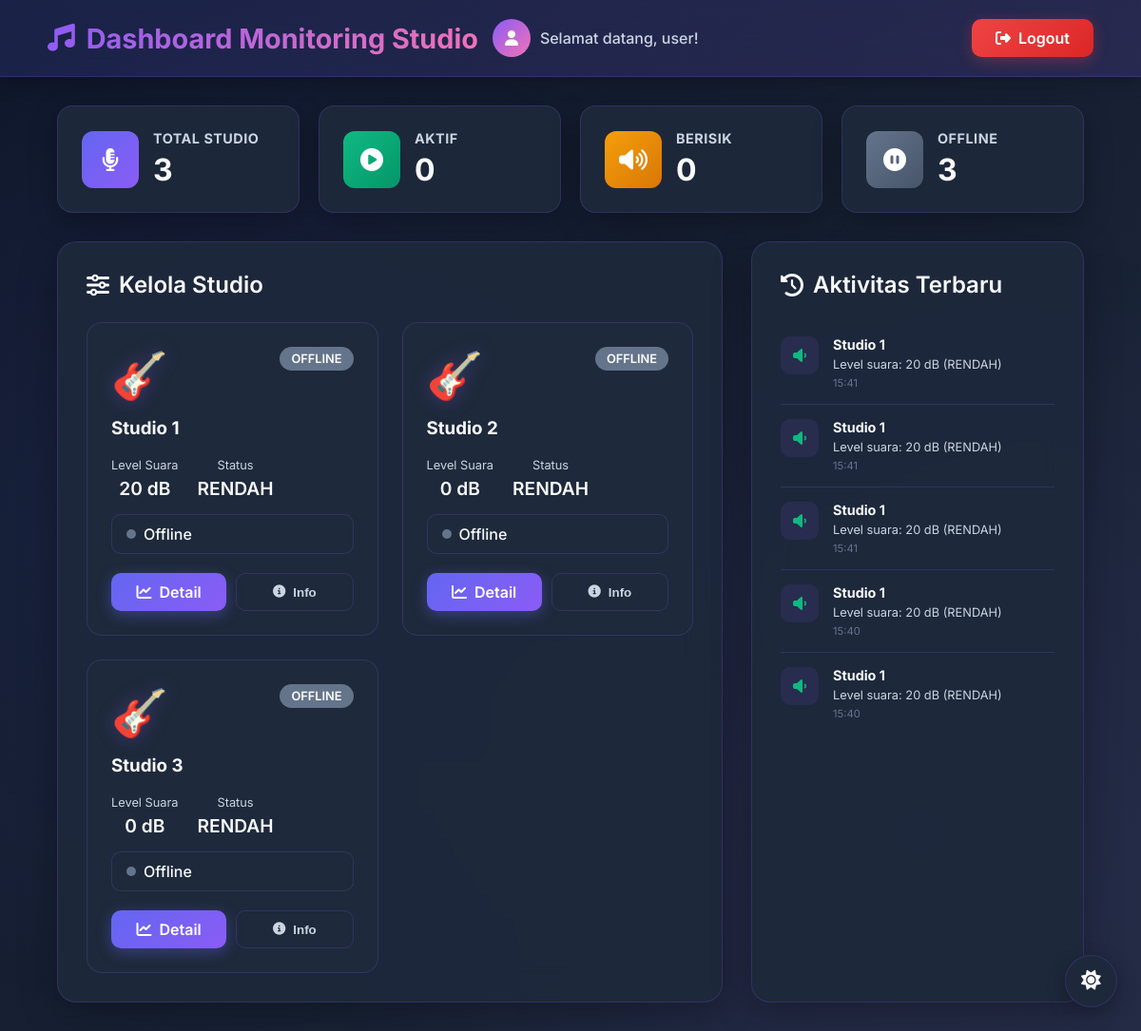
The app's page /dashboard.php (signed in) with its own data.
### tables this page shows
CREATE TABLE `studios` (
  `studio_id` int(11) NOT NULL,
  `studio_name` varchar(50) NOT NULL
);

CREATE TABLE `sensor_log` (
  `id` int(11) NOT NULL,
  `studio_id` int(11) NOT NULL,
  `lamp_id` int(11) NOT NULL,
  `sound_level` int(11) NOT NULL,
  `sound_status` varchar(20) DEFAULT NULL,
  `created_at` timestamp NOT NULL DEFAULT current_timestamp()
);

### dashboard.php (the view, shortened to what this page needs)
<?php
include "koneksi.php";
$studios = mysqli_query($conn, "
    SELECT s.studio_id, s.studio_name,
        (SELECT sound_level FROM sensor_log
         WHERE studio_id = s.studio_id
         ORDER BY created_at DESC LIMIT 1) AS sound_level,
        (SELECT sound_status FROM sensor_log
         WHERE studio_id = s.studio_id
         ORDER BY created_at DESC LIMIT 1) AS sound_status,
        (SELECT created_at FROM sensor_log
         WHERE studio_id = s.studio_id
         ORDER BY created_at DESC LIMIT 1) AS last_update
    FROM studios s
    ORDER BY s.studio_id ASC
");
$studio_data = [];
$total_studios = 0;
$active_studios = 0;
$noisy_studios = 0;
while ($s = mysqli_fetch_assoc($studios)) {
    $total_studios++;
    $is_active = false;
    $s['is_active'] = $is_active;
    $studio_data[] = $s;
}
?>
<!DOCTYPE html>
<html lang="id" data-theme="dark">
<head>
  <link rel="stylesheet" href="https://cdnjs.cloudflare.com/ajax/libs/font-awesome/6.4.0/css/all.min.css">
</head>
<body>
  <div class="theme-toggle">
    <button class="theme-btn" id="themeToggle">
      <i class="fas fa-moon"></i>
    </button>
  </div>
  <div class="header">
    <div class="header-content">
      <h1><i class="fas fa-music"></i> Dashboard Monitoring Studio</h1>
      <div class="user-info">
        <div class="user-avatar">
          <i class="fas fa-user"></i>
        </div>
        <span>Selamat datang, <?php echo $_SESSION['username'] ?? 'Admin'; ?>!</span>
      </div>
    </div>
    <a href="logout.php" class="logout-btn"><i class="fas fa-sign-out-alt"></i> Logout</a>
  </div>
  <div class="container">
    <div class="stats-grid">
      <div class="stat-card">
        <div class="stat-icon total">
          <i class="fas fa-microphone-alt"></i>
        </div>
        <div class="stat-info">
          <h3>Total Studio</h3>
          <div class="value"><?php echo $total_studios; ?></div>
        </div>
      </div>
      <div class="stat-card">
        <div class="stat-icon active">
          <i class="fas fa-play-circle"></i>
        </div>
        <div class="stat-info">
          <h3>Aktif</h3>
          <div class="value"><?php echo $active_studios; ?></div>
        </div>
      </div>
      <div class="stat-card">
        <div class="stat-icon noisy">
          <i class="fas fa-volume-up"></i>
        </div>
        <div class="stat-info">
          <h3>Berisik</h3>
          <div class="value"><?php echo $noisy_studios; ?></div>
        </div>
      </div>
      <div class="stat-card">
        <div class="stat-icon offline">
          <i class="fas fa-pause-circle"></i>
        </div>
        <div class="stat-info">
          <h3>Offline</h3>
          <div class="value"><?php echo $total_studios - $active_studios; ?></div>
        </div>
      </div>
    </div>
    <div class="main-content">
      <div class="studios-section">
        <div class="section-header">
          <h2><i class="fas fa-sliders-h"></i> Kelola Studio</h2>
        </div>
        <div class="studios-grid">
          <?php
          $i = 1;
          foreach ($studio_data as $studio):
            $studio_id   = $studio['studio_id'];
            $sound_level = $studio['sound_level'] ?? 0;
            $sound_status = 'RENDAH';
            if (!$studio['is_active']) {
                $badge_class = "badge-offline";
                $status_text = "Offline";
                $pulse_class = "pulse-off";
            }
            $detail_file = "studio{$studio['studio_id']}_detail.php";
          ?>
            <div class="studio-card" id="studio-card-<?php echo $studio_id; ?>">
              <div class="studio-header">
                <div>
                  <div class="studio-icon">🎸</div>
                  <h3>Studio <?php echo $i; ?></h3>
                </div>
                <span class="studio-badge <?php echo $badge_class; ?>" id="badge-<?php echo $studio_id; ?>">
                  <?php echo $status_text; ?>
                </span>
              </div>
              <div class="studio-stats">
                <div class="stat">
                  <div class="label">Level Suara</div>
                  <div class="value" id="level-<?php echo $studio_id; ?>"><?php echo $sound_level; ?> dB</div>
                </div>
                <div class="stat">
                  <div class="label">Status</div>
                  <div class="value" id="status-<?php echo $studio_id; ?>"><?php echo $sound_status; ?></div>
                </div>
              </div>
              <div class="status-indicator">
                <span class="pulse <?php echo $pulse_class; ?>" id="pulse-<?php echo $studio_id; ?>"></span>
                <span><?php echo $status_text; ?></span>
              </div>
              <div class="studio-actions">
                <a href="<?php echo $detail_file; ?>" class="btn btn-primary">
                  <i class="fas fa-chart-line"></i> Detail
                </a>
                <button class="btn btn-outline" onclick="showStudioInfo(<?php echo $studio_id; ?>)">
                  <i class="fas fa-info-circle"></i> Info
                </button>
              </div>
            </div>
          <?php
            $i++;
          endforeach;
          ?>
        </div>
      </div>
      <div class="activity-sidebar">
        <div class="section-header">
          <h2><i class="fas fa-history"></i> Aktivitas Terbaru</h2>
        </div>
        <div class="activity-list">
          <?php
          $recent_activity = mysqli_query($conn, "
              SELECT sl.*, s.studio_name
              FROM sensor_log sl
              JOIN studios s ON sl.studio_id = s.studio_id
              ORDER BY sl.created_at DESC
              LIMIT 5
          ");
          while ($activity = mysqli_fetch_assoc($recent_activity)):
            $activity_status = 'RENDAH';
            $activity_icon = 'fas fa-volume-down';
            $activity_color = 'var(--success)';
          ?>
            <div class="activity-item">
              <div class="activity-icon" style="color: <?php echo $activity_color; ?>">
                <i class="<?php echo $activity_icon; ?>"></i>
              </div>
              <div class="activity-content">
                <h4><?php echo $activity['studio_name']; ?></h4>
                <p>Level suara: <?php echo $activity['sound_level']; ?> dB (<?php echo $activity_status; ?>)</p>
                <div class="activity-time">
                  <?php echo date('H:i', strtotime($activity['created_at'])); ?>
                </div>
              </div>
            </div>
          <?php endwhile; ?>
        </div>
      </div>
    </div>
  </div>
</body>
</html>

### records on screen
studios: status_text "OFFLINE", sound_level "20", sound_status "RENDAH", status_text "Offline"
studios: status_text "OFFLINE", sound_level "0", sound_status "RENDAH", status_text "Offline"
studios: status_text "OFFLINE", sound_level "0", sound_status "RENDAH", status_text "Offline"
sensor_log: studio.studio_name "Studio 1", sound_level "20", activity_status "RENDAH", created_at "15:41"
sensor_log: studio.studio_name "Studio 1", sound_level "20", activity_status "RENDAH", created_at "15:41"
sensor_log: studio.studio_name "Studio 1", sound_level "20", activity_status "RENDAH", created_at "15:41"
sensor_log: studio.studio_name "Studio 1", sound_level "20", activity_status "RENDAH", created_at "15:40"
sensor_log: studio.studio_name "Studio 1", sound_level "20", activity_status "RENDAH", created_at "15:40"

### other values on screen
$_SESSION['username'] "user"
$total_studios "3"
$active_studios "0"
$noisy_studios "0"
$total_studios - $active_studios "3"
